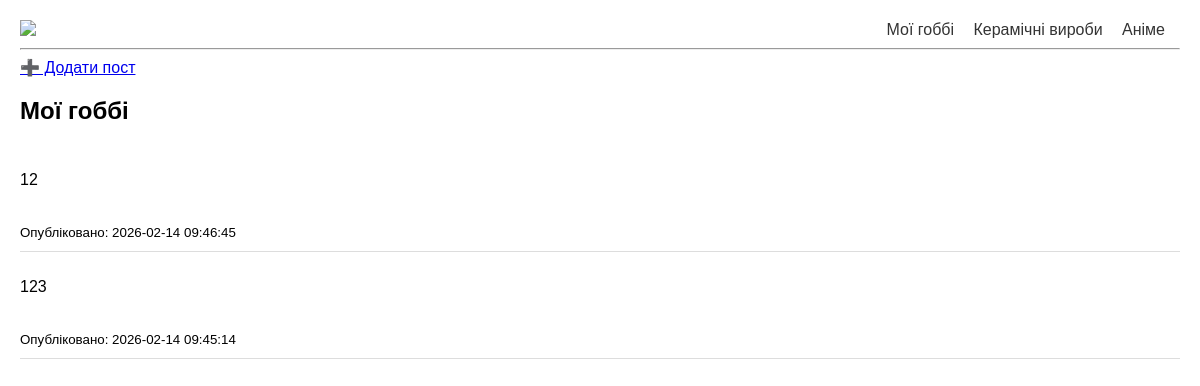
Screenshot of /my-hobbies with the database file from the repository.
### tables this page shows
CREATE TABLE sections (
        id INTEGER PRIMARY KEY AUTOINCREMENT,
        name TEXT UNIQUE NOT NULL,
        slug TEXT UNIQUE NOT NULL
        );

CREATE TABLE posts (
        id INTEGER PRIMARY KEY AUTOINCREMENT,
        text TEXT NOT NULL, 
        image TEXT, 
        section_id INTEGER,
        created_at DATETTIME DEFAULT CURRENT_TIMESTAMP,
        FOREIGN KEY (section_id) REFERENCES sections(id)
        );

### main.py (the view)
@app.route("/<section_slug>")
def section_page(section_slug):
    sections = get_blog_sections()
    section = get_section_by_slug(section_slug)
    if not section:
        return "Розділ не знайдено", 404
    posts = get_section_posts(section["id"])
    return render_template("section.html", sections=sections, section=section, posts=posts)

### db.py (called while the page is built)
def get_db():
    conn = sqlite3.connect(DB_Name)
    conn.row_factory = sqlite3.Row
    return conn

def get_blog_sections():
    with get_db() as db:
        sections = db.execute("SELECT * FROM sections").fetchall()
        return sections

def get_section_by_slug(section_slug):
    with get_db() as db:
        sections = db.execute("SELECT * FROM sections WHERE slug = ?", (section_slug,)).fetchone()
        return sections

def get_section_posts(section_id):
    with get_db() as db:
        posts = db.execute("""
        SELECT * FROM posts
        WHERE section_id = ?
        ORDER BY created_at DESC
        """, (section_id,)).fetchall()
    return posts

### templates/section.html (shortened to what this page needs)
{% extends "base.html" %}
{% block content %}
<h2>{{ section.name }}</h2>
{% for post in posts %}
    <div class="post">
        <p>{{ post.text }}</p>
        <br>
        <small>Опубліковано: {{ post.created_at }}</small>
    </div>
{% else %}
    <p>У цьому розділі ще немає постів</p>
{% endfor %}
{% endblock %}

### templates/base.html (shortened to what this page needs)
<!DOCTYPE html>
<html lang="uk">
<head>
    <link rel="stylesheet" href="{{ url_for('static', filename='css/style.css') }}">
</head>
<body>
<header>
    <a href="{{ url_for('index') }}"><img src= "https://upload.wikimedia.org/wikipedia/commons/7/73/Wikipedia-logo-for-Ukraine.png"></a>
    <header>
        <nav>
              <div>
                {% for section in sections %}
                        <a href="{{ url_for('section_page', section_slug=section.slug) }}">
                            {{ section.name }}
                        </a>
                {% else %}
                    Розділів поки немає
                  {% endfor %}
              </div>
        </nav>
    </header>
</header>
<hr>
<a href="{{ url_for('add_post') }}">➕ Додати пост</a>
{% block content %}{% endblock %}
</body>
</html>

### static/css/style.css (style rules this page uses)
body { font-family: Arial, sans-serif; max-width: 2000px; margin: auto; padding: 20px }
header { display: flex; justify-content: space-between; align-items: center; }
nav a { margin-right: 15px; text-decoration: none; color: #333; }
.post { border-bottom: 1px solid #ddd; padding: 10px 0; }
img { max-width: 100%; max-height: 350px; }
a img { width: 100px; height: auto; }

### rows the page displays
sections: name "Мої гоббі"
sections: name "Керамічні вироби"
sections: name "Аніме"
posts: text "12", created_at "2026-02-14 09:46:45"
posts: text "123", created_at "2026-02-14 09:45:14"
